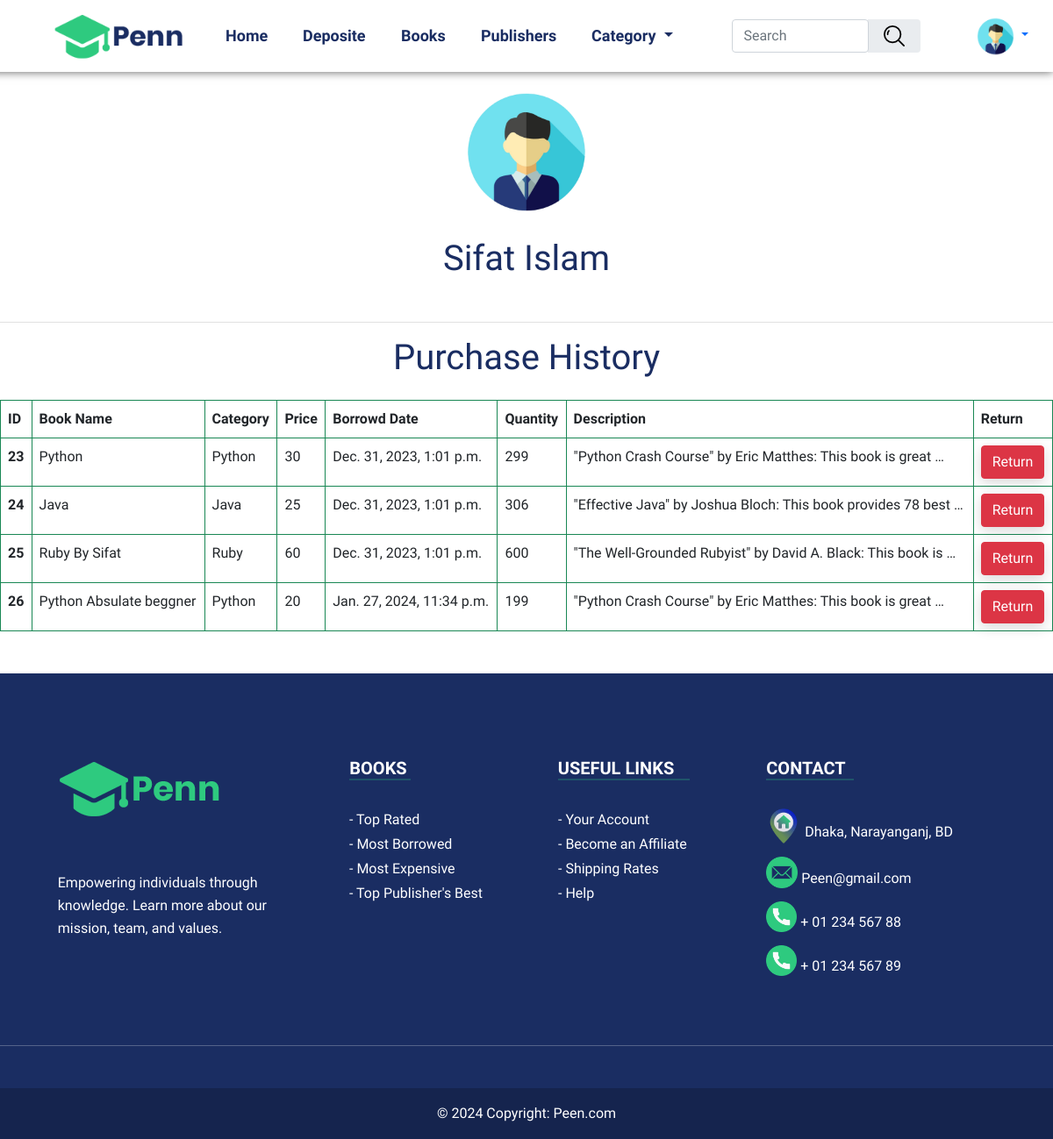
Page /user/profile/ (signed in) on the earlier database version.
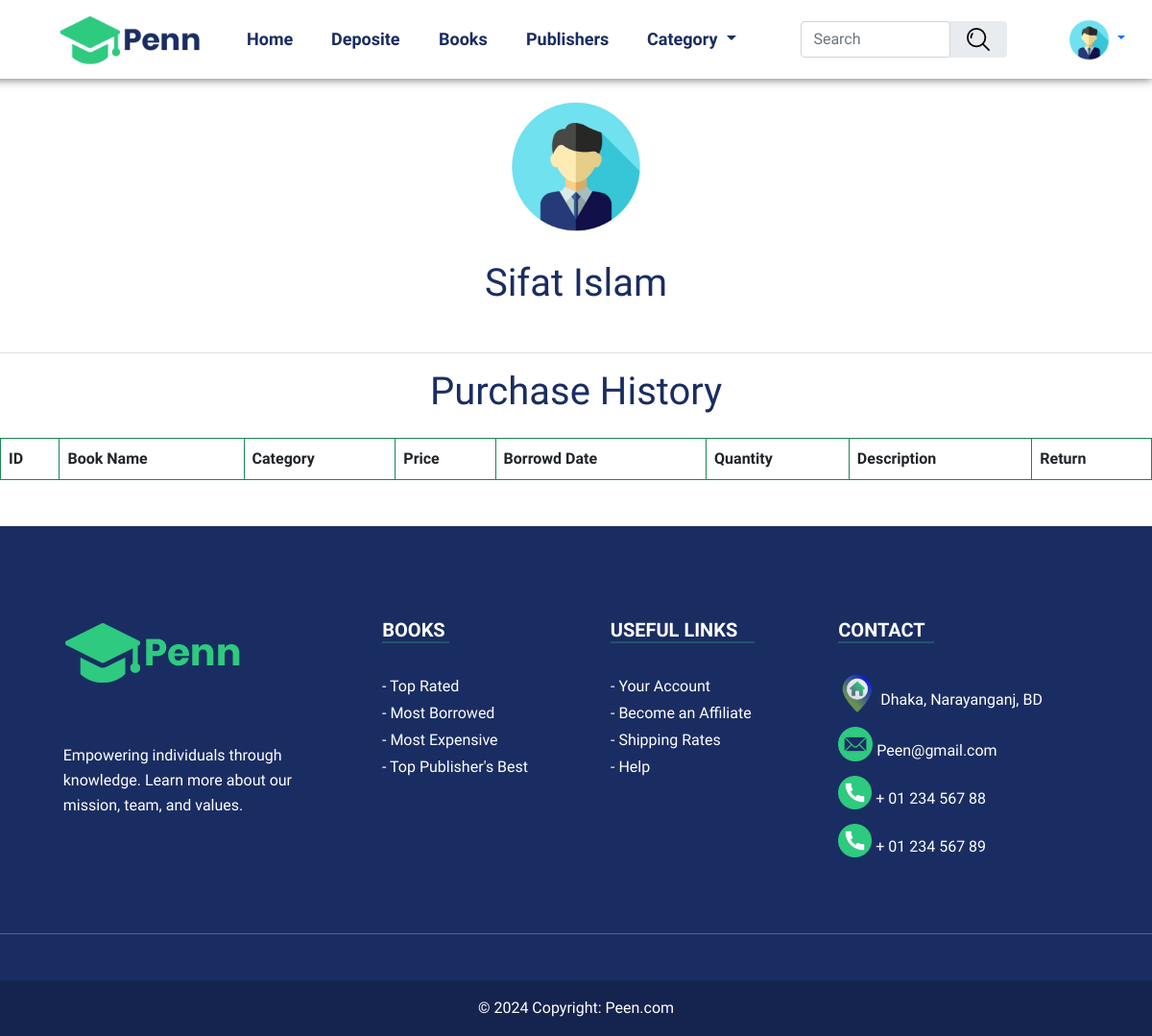
Same page on the later database version.
### user/models.py (models this page shows)
class UserAccount(models.Model):
     user = models.OneToOneField(User, related_name='account', on_delete=models.CASCADE)
     balance = models.DecimalField(default=0, max_digits=12, decimal_places=2)
     def __str__(self):
        return str(self.user.first_name)

### books/models.py (models this page shows, shortened)
class Purcehase_history(models.Model):
    user = models.ForeignKey(User,on_delete=models.CASCADE)
    purchase_date = models.DateTimeField(auto_now_add=True)
    Book = models.ForeignKey(Book,on_delete=models.CASCADE)
    isBorrowd = models.BooleanField(default=True, null = True, blank = True)

class Book(models.Model):
    publihser = models.ForeignKey(publisherInfo, on_delete=models.CASCADE, null = True , blank = True)
    title = models.CharField(max_length=50)
    category = models.ForeignKey(Category , on_delete=models.CASCADE, null = True , blank = True)
    price = models.DecimalField(max_digits=10, decimal_places=0)
    quntity = models.IntegerField()
    description = models.TextField()
    image = models.ImageField(upload_to='books/media/uploads', height_field=None, width_field=None, max_length=None,default='')
    isProduct_Stock = models.BooleanField(default=True, null =True, blank=True)

### category/models.py (models this page shows, shortened)
class Category(models.Model):
    name = models.CharField(max_length=50)
    slug = models.SlugField(max_length = 100, unique = True, null = True, blank = True)

### user/views.py (the view)
# urls.py: path('profile/',views.ProfileView.as_view(),name='profile'),
@method_decorator(login_required, name= 'dispatch')
class ProfileView(View):
    template_name = 'profile.html'
    def get(self, request, *agrs, **kwargs):
        data = Purcehase_history.objects.filter(user=request.user)
        userinfo = UserAccount.objects.filter(user = request.user)
        print(userinfo)
        return render(request, 'profile.html',{'data':data, 'userinfo': userinfo})

### user/templates/profile.html
{% extends 'base.html' %}
{% load static %}
{% block content %}
<div class="d-flex align-content-center align-items-center justify-content-center">
    <img src="{% static 'Profile.png' %}" alt="" style="width: 140px;margin-top: 100px;">
</div>
<div class="d-flex justify-content-center align-content-center align-items-center text-center gap-4 m-5 mt-4">
    <h1>{{userinfo.first.user.first_name}} {{userinfo.first.user.last_name}}</h1>
</div>
<hr>
<h1 class="text-center">Purchase History</h1>
<table class="table table-bordered border-success mt-4">
  <thead>
  <tr>
      <th scope="col">ID</th>
      <th scope="col">Book Name</th>
      <th scope="col">Category</th>
      <th scope="col">Price</th>
      <th scope="col">Borrowd Date</th>
      <th scope="col">Quantity</th>
      <th scope="col">Description</th>
      <th scope="col">Return</th>
  </tr>
  </thead>
  <tbody>
      {% for val in data %}
      <tr>
      <th scope="row">{{val.id}}</th>
      <td>{{val.Book.title}}</td>
      <td>{{val.Book.category.name}}</td>
      <td>{{val.Book.price}}</td>
      <td>{{val.purchase_date}}</td>
      <td>{{val.Book.quntity}}</td>
      <td>{{val.Book.description | truncatewords:10}}</td>
      <td>
        <a href="{% url 'return' id=val.Book.id userid=request.user.id  buyid=val.id %}" class="btn btn-danger">Return</a>
      </td>
      </tr>
  {% endfor %}
  </tbody>
</table>
{% endblock content %}

### templates/base.html (shortened to what this page needs)
{% load static %}
<!doctype html>
<html lang="en">
  <head>
    <link href="https://cdn.jsdelivr.net/npm/bootstrap@5.0.2/dist/css/bootstrap.min.css" rel="stylesheet">
    <link rel="stylesheet" href="https://cdn.jsdelivr.net/npm/themify-icons@0.1.2/css/themify-icons.css">
    <link href="https://cdn.jsdelivr.net/npm/swiffy-slider@1.6.0/dist/css/swiffy-slider.min.css" rel="stylesheet">
    <link rel="stylesheet" href="{% static 'css/MainStyle.css' %}">
    <link rel="stylesheet" href="{% static 'css/animate.css' %}">
    <link rel="stylesheet" href="{% static 'css/font-awesome.min.css' %}">
    <link rel="stylesheet" href="{% static 'css/magnific-popup.css' %}">
    <link rel="stylesheet" href="{% static 'css/slicknav.css' %}">
    <link rel="stylesheet" href="{% static 'css/styleformpeenwebsite.css' %}">
    <link rel="stylesheet" href="{% static 'css/themify-icons.css' %}">
    <link rel="stylesheet" href="{% static 'css/responsive.css' %}">
  </head>
  <body>
    <nav class="navbar navbar-expand-lg navbar-light bg-body-tertiary fixed-top">
        <div class="container-fluid">
          <a class="navbar-brand" href="{% url 'homepage' %}"><img class="navbarImage" src="{% static 'logo.png' %}" alt=""></a>
          <div class="collapse navbar-collapse" id="navbarSupportedContent">
            <ul class="navbar-nav me-5 mb-2 mb-lg-0">
              <li class="nav-item">
                <a class="nav-link active hvr-underline-from-center" aria-current="page" href="{% url 'homepage' %}">Home</a>
              </li>
            {% if request.user.is_authenticated %}
              <li class="nav-item">
                <a class="nav-link active hvr-underline-from-center" aria-current="page" href="{% url 'deposit_money' %}">Deposite</a>
              </li>
              {% endif %}
              <li class="nav-item">
                <a class="nav-link active hvr-underline-from-center" aria-current="page" href="{% url 'show_All_Books' %}">Books</a>
              </li> <li class="nav-item">
                <a class="nav-link active hvr-underline-from-center" aria-current="page" href="{% url 'Publishers' %}">Publishers</a>
              </li>
              <li class="nav-item dropdown">
                <a class="nav-link dropdown-toggle hvr-underline-from-center" href="#" id="navbarDropdown" role="button" data-bs-toggle="dropdown" aria-haspopup="true" aria-expanded="false">
                  Category
                </a>
              </li>
            </ul>
            <form class="d-flex input-group w-auto" method="get" action="{% url 'search' %}">
              <input
                  type="search"
                  class="form-control rounded search-responsive"
                  placeholder="Search"
                  aria-label="Search"
                  aria-describedby="search-addon"
                  name="search"
              />
              <span class="input-group-text border-0 search-responsive" id="search-addon">
                  <button type="submit" style="border: none; background-color: transparent;">
                      <img src="{% static 'search.png' %}" role="button" tabindex="0" alt="">
                  </button>
              </span>
          </form>
            {% if request.user.is_authenticated %}
            <form class="d-flex list-unstyled ms-5 resposive-profilelogo">
              <li class="nav-item dropdown">
                <a class="nav-link dropdown-toggle" href="#" id="navbarDropdown" role="button" data-bs-toggle="dropdown" aria-haspopup="true" aria-expanded="false">
                  <img src="{% static 'Profile.png' %}" class="rounded-circle" height="45" alt="Portrait of a Woman" loading="lazy"/>
                </a>
              </li>
            </form>
          {% else %}
            <form class="d-flex ms-4 responsive_button">
              <a class="hvr-bounce-to-bottom mx-3" href="{% url 'login' %}">Login</a>
              <a class="btn-of-signup" href="{% url 'register' %}">Register</a>
            </form>
          {% endif %}
          </div>
        </div>
      </nav>
  {% block content %}{% endblock content %}
  <footer
          class="text-center text-lg-start text-white pt-5 mt-5"
          style="background-color: #1a2d62"
          >
    <section class="pb-5">
      <div class="container text-center text-md-start mt-5">
        <div class="row mt-3">
          <div class="col-md-3 col-lg-4 col-xl-3 mx-auto mb-4">
            <img src="{% static 'logo2.png' %}" alt="" srcset="" style="width: 200px; margin-bottom: 60px;">
            <p>
              Empowering individuals through knowledge. Learn more about our mission, team, and values.
            </p>
          </div>
          <div class="col-md-2 col-lg-2 col-xl-2 mx-auto mb-4">
            <h4 class="text-uppercase fw-bold footer-header">Books</h4>
            <hr
                class="mb-4 mt-0 d-inline-block mx-auto"
                style="width: 70px; background-color: #2eca7f; height: 2px"
                />
            <p>
              <a href="#" class="text-white text-decoration-none footer-hvr-underline-from-left">- Top Rated</a>
            </p>
            <p>
              <a href="#" class="text-white text-decoration-none footer-hvr-underline-from-left">- Most Borrowed</a>
            </p>
            <p>
              <a href="#" class="text-white text-decoration-none footer-hvr-underline-from-left">- Most Expensive</a>
            </p>
            <p>
              <a href="#" class="text-white text-decoration-none footer-hvr-underline-from-left">- Top Publisher's Best</a>
            </p>
          </div>
          <div class="col-md-3 col-lg-2 col-xl-2 mx-auto mb-4">
            <h4 class="text-uppercase fw-bold footer-header">Useful links</h4>
            <hr
                class="mb-4 mt-0 d-inline-block mx-auto"
                style="width: 150px; background-color: #2eca7f; height: 2px"
                />
            <p>
              <a href="#" class="text-white text-decoration-none footer-hvr-underline-from-left">- Your Account</a>
            </p>
            <p>
              <a href="#" class="text-white text-decoration-none footer-hvr-underline-from-left">- Become an Affiliate</a>
            </p>
            <p>
              <a href="#" class="text-white text-decoration-none footer-hvr-underline-from-left">- Shipping Rates</a>
            </p>
            <p>
              <a href="#" class="text-white text-decoration-none footer-hvr-underline-from-left">- Help</a>
            </p>
          </div>
          <div class="col-md-4 col-lg-3 col-xl-3 mx-auto mb-md-0 mb-4">
            <h4 class="text-uppercase fw-bold footer-header">Contact</h4>
            <hr
                class="mb-4 mt-0 d-inline-block mx-auto"
                style="width: 100px; background-color: #2eca7f; height: 2px"
                />
            <p><img src="{% static 'home.png' %}" alt="" srcset="" style="width:40px; margin-bottom:15px"> Dhaka, Narayanganj, BD</p>
            <p><img src="{% static 'email.png' %}" alt="" srcset="" style="width:36px; margin-bottom:15px">   Peen@gmail.com</p>
            <p><img src="{% static 'telephone.png' %}" alt="" srcset="" style="width:35px; margin-bottom:15px">  + 01 234 567 88</p>
            <p><img src="{% static 'telephone.png' %}" alt="" srcset="" style="width:35px; margin-bottom:15px">  + 01 234 567 89</p>
          </div>
        </div>
      </div>
    </section>
    <hr class="mb-5">
    <div
         class="text-center p-3 mt-5"
         style="background-color: rgba(0, 0, 0, 0.2)"
         >
      © 2024 Copyright:
      <a class="text-white text-decoration-none" href="#"
         >Peen.com</a
        >
    </div>
  </footer>
</body>
</html>

### static/css/MainStyle.css (style rules this page uses)
body { text-decoration: none; }
.navbarImage { width: 160px; margin-left: 91px; }
.navbar { background-color: white !important; border-color: white !important; box-shadow: 0px 0px 10px #5e5e5e !important; }
.fixed-top { position: fixed; top: 0; left: -42px; z-index: 1030; }
.hvr-underline-from-center { font-family: "Mulish", sans-serif; color: #1a2d62 !important; font-size: 18px !important; font-weight: 700; padding: 6px 20px !important; display: inline-block; vertical-align: middle; -webkit-transform: perspective(1px) translateZ(0); transform: perspective(1px) translateZ(0); box-shadow: 0 0 1px rgba(0, 0, 0, 0); position: relative; overflow: hidden; }
.hvr-underline-from-center:before { content: ""; position: absolute; z-index: -1; left: 51%; right: 51%; bottom: 0; background: #1a2d62; height: 3px; border-radius: 5px; -webkit-transition-property: left, right; transition-property: left, right; -webkit-transition-duration: 0.4s; transition-duration: 0.5s; -webkit-transition-timing-function: ease-out; transition-timing-function: ease-out; }
.footer-header { color: #fff; margin-top: 0; margin-bottom: 25px; font-weight: 700; text-transform: capitalize; font-size: 20px; letter-spacing: 0px; margin: 0px; font-family: "Mulish", sans-serif; }
.footer-hvr-underline-from-left { padding-bottom: 2px; display: inline-block; vertical-align: middle; -webkit-transform: perspective(1px) translateZ(0); transform: perspective(1px) translateZ(0); box-shadow: 0 0 1px rgba(0, 0, 0, 0); position: relative; overflow: hidden; }
.footer-hvr-underline-from-left:before { content: ""; position: absolute; z-index: -1; left: 0; right: 100%; bottom: 0; background: #2eca7f; height: 2px; -webkit-transition-property: right; transition-property: right; -webkit-transition-duration: 0.3s; transition-duration: 0.3s; -webkit-transition-timing-function: ease-out; transition-timing-function: ease-out; }

### static/css/responsive.css (style rules this page uses)
@media screen and (max-width: 1280px) { html, body { height: 0px !important; } }
@media screen and (max-width: 1280px) { .resposive-profilelogo { justify-content: center; } }

Differences in the rows shown:
removed Purcehase_history: id "23", Book "Python", Book.category.name "Python", Book.price "30", purchase_date "Dec. 31, 2023, 1:01 p.m.", Book.quntity "299", Book.description "\"Python Crash Course\" by Eric Matthes: This book is great …"
removed Purcehase_history: id "24", Book "Java", Book.category.name "Java", Book.price "25", purchase_date "Dec. 31, 2023, 1:01 p.m.", Book.quntity "306", Book.description "\"Effective Java\" by Joshua Bloch: This book provides 78 best …"
removed Purcehase_history: id "25", Book "Ruby By Sifat", Book.category.name "Ruby", Book.price "60", purchase_date "Dec. 31, 2023, 1:01 p.m.", Book.quntity "600", Book.description "\"The Well-Grounded Rubyist\" by David A. Black: This book is …"
removed Purcehase_history: id "26", Book "Python Absulate beggner", Book.category.name "Python", Book.price "20", purchase_date "Jan. 27, 2024, 11:34 p.m.", Book.quntity "199", Book.description "\"Python Crash Course\" by Eric Matthes: This book is great …"
